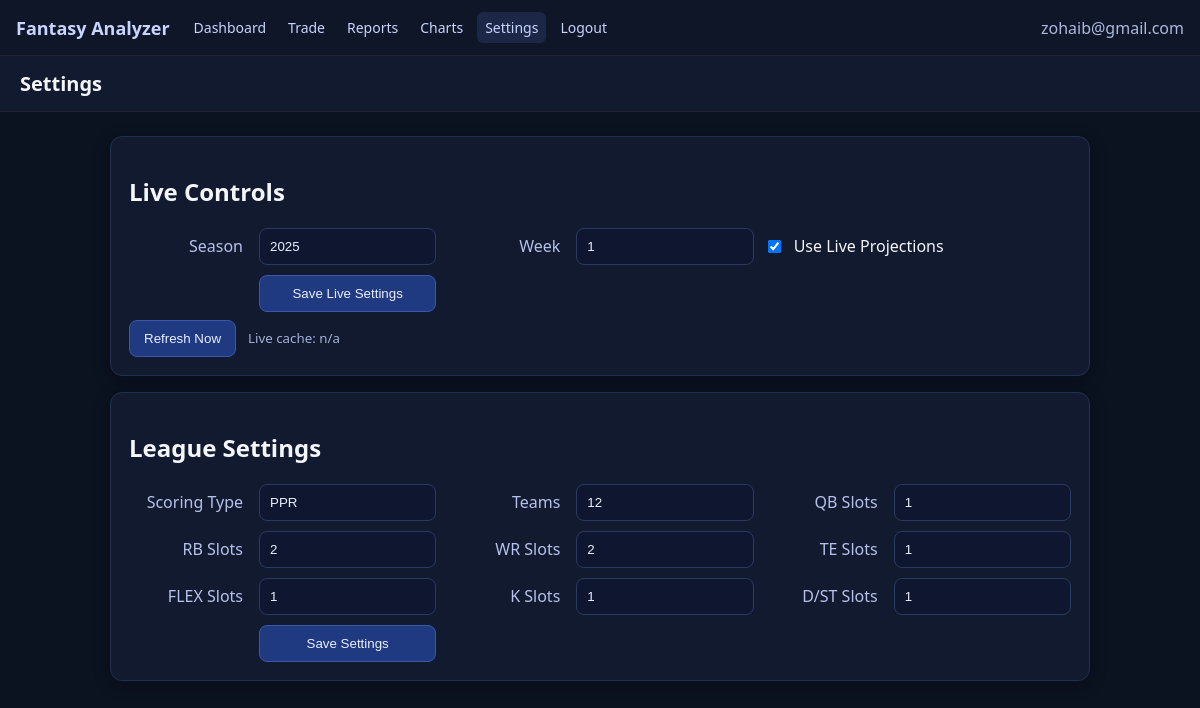
The app's page /settings (signed in) with its own data.
### backend/models.py (models this page shows)
class Base(DeclarativeBase):
    pass

class LeagueSettings(Base):
    __tablename__ = "league_settings"
    id: Mapped[int] = mapped_column(Integer, primary_key=True, autoincrement=True)
    user_id: Mapped[int] = mapped_column(Integer, ForeignKey("users.id"), nullable=False)
    scoring_type: Mapped[str] = mapped_column(String(20), default="PPR")  # Standard, PPR, Half-PPR
    teams: Mapped[int] = mapped_column(Integer, default=12)
    qb_slots: Mapped[int] = mapped_column(Integer, default=1)
    rb_slots: Mapped[int] = mapped_column(Integer, default=2)
    wr_slots: Mapped[int] = mapped_column(Integer, default=2)
    te_slots: Mapped[int] = mapped_column(Integer, default=1)
    flex_slots: Mapped[int] = mapped_column(Integer, default=1)
    k_slots: Mapped[int] = mapped_column(Integer, default=1)
    d_st_slots: Mapped[int] = mapped_column(Integer, default=1)
    user: Mapped["User"] = relationship("User", back_populates="league_settings")

### backend/app.py (the view, shortened to what this page needs)
    @app.get('/settings')
    @login_required
    def settings_page():
        user_id = session['user_id']
        season, week, use_live = get_live_context()
        cache_ages = []
        with get_session() as s:
            league_settings = s.scalar(select(LeagueSettings).where(LeagueSettings.user_id == user_id))
            players = s.scalars(select(Player).where(Player.user_id == user_id)).all()
        return render_template('settings.html',
                               league_settings=league_settings,
                               season=season,
                               week=week,
                               use_live=use_live,
                               live_cache_age=(min(cache_ages) if cache_ages else None))

### backend/app.py (called while the page is built)
def get_session(): #221
        return SessionFactory()

def is_logged_in():
        return 'user_id' in session and session.get('user_id') is not None

def get_live_context(): # 227
        season = session.get('season')
        week = session.get('week')
        use_live = session.get('use_live_projections')
        if season is None:
            season = datetime.utcnow().year
            session['season'] = season
        if week is None:
            week = 1  # default; user can change
            session['week'] = week
        if use_live is None:
            use_live = app.config.get('USE_LIVE_PROJECTIONS_DEFAULT', True)
            session['use_live_projections'] = use_live
        return int(season), int(week), bool(use_live)

### backend/config.py (called while the page is built)
    @staticmethod
    def init_app(app):
        Config.save_secret_key()
        app.config.from_object(Config)
        @app.after_request
        def security_headers(response):
            response.headers['X-Content-Type-Options'] = 'nosniff'
            response.headers['X-Frame-Options'] = 'DENY'
            response.headers['X-XSS-Protection'] = '1; mode=block'
            return response

### frontend/templates/settings.html (shortened to what this page needs)
{% extends 'base.html' %}
{% block title %}Settings{% endblock %}
{% block content %}
      <section>
        <h2>Live Controls</h2>
        <form method="post" action="/live/settings" class="form-grid">
          <label class="lbl">Season</label>
          <select name="season" class="themed-select">
            {% set cur = season %}
            {% for y in [cur-1, cur, cur+1] %}
              <option value="{{ y }}" {% if y == season %}selected{% endif %}>{{ y }}</option>
            {% endfor %}
          </select>
          <label class="lbl">Week</label>
          <select name="week" class="themed-select">
            {% for w in range(1,19) %}
              <option value="{{ w }}" {% if w == week %}selected{% endif %}>{{ w }}</option>
            {% endfor %}
          </select>
          <div class="toggle-field">
            <input id="use-live" type="checkbox" name="use_live" {% if use_live %}checked{% endif %}>
            <label for="use-live" class="toggle-label">Use Live Projections</label>
          </div>
          <button type="submit">Save Live Settings</button>
        </form>
        <div class="live-controls-actions" style="margin-top:8px; display:flex; align-items:center; gap:12px;">
          <form method="post" action="/stats/sync">
            <button type="submit">Refresh Now</button>
          </form>
          <small class="cache-indicator">Live cache: {{ (live_cache_age ~ ' min ago') if live_cache_age is not none else 'n/a' }}</small>
        </div>
      </section>
      <section>
        <h2>League Settings</h2>
        <form method="post" action="/league/settings" class="form-grid">
          <label class="lbl">Scoring Type</label>
          <select name="scoring_type" class="themed-select">
            <option value="PPR" {% if league_settings and league_settings.scoring_type == "PPR" %}selected{% endif %}>PPR</option>
          </select>
          <label class="lbl">Teams</label>
          <input name="teams" type="number" value="{{ league_settings.teams if league_settings else 12 }}" min="4" max="20">
          <label class="lbl">QB Slots</label>
          <input name="qb_slots" type="number" value="{{ league_settings.qb_slots if league_settings else 1 }}" min="1" max="3">
          <label class="lbl">RB Slots</label>
          <input name="rb_slots" type="number" value="{{ league_settings.rb_slots if league_settings else 2 }}" min="1" max="5">
          <label class="lbl">WR Slots</label>
          <input name="wr_slots" type="number" value="{{ league_settings.wr_slots if league_settings else 2 }}" min="1" max="5">
          <label class="lbl">TE Slots</label>
          <input name="te_slots" type="number" value="{{ league_settings.te_slots if league_settings else 1 }}" min="1" max="3">
          <label class="lbl">FLEX Slots</label>
          <input name="flex_slots" type="number" value="{{ league_settings.flex_slots if league_settings else 1 }}" min="0" max="3">
          <label class="lbl">K Slots</label>
          <input name="k_slots" type="number" value="{{ league_settings.k_slots if league_settings else 1 }}" min="0" max="2">
          <label class="lbl">D/ST Slots</label>
          <input name="d_st_slots" type="number" value="{{ league_settings.d_st_slots if league_settings else 1 }}" min="0" max="2">
          <button type="submit">Save Settings</button>
        </form>
      </section>
{% endblock %}

### frontend/static/main.css (style rules this page uses)
body { font-family: system-ui, -apple-system, Segoe UI, Roboto, Helvetica, Arial, sans-serif; margin:0; background:#0b1220; color:#f4f6fa; }
section { background:#121a30; border:1px solid #20304f; border-radius:12px; padding:18px; max-width:980px; box-shadow:0 4px 16px rgba(0,0,0,0.25); margin:0 auto 16px; overflow-x:auto; }
.lbl { align-self:center; justify-self:end; text-align:right; color:#c9d4ff; opacity:.9; padding:0 6px 0 0; }
.form-grid { display:grid; grid-template-columns: 120px minmax(0,1fr) 120px minmax(0,1fr) 120px minmax(0,1fr); gap:10px; align-items:center; overflow:visible; }
.toggle-field { grid-column: 5 / span 2; display:flex; align-items:center; gap:10px; justify-self:start; }
.toggle-label { white-space:nowrap; }
.form-grid input, .form-grid select { width:100%; padding:10px; border-radius:8px; border:1px solid #2a3a60; background:#0f1730; color:#e9eeff; }
button { padding:10px 14px; border-radius:8px; border:1px solid #3d56a8; background:#203a82; color:#e9eeff; cursor:pointer; }
.cache-indicator { color:#c9d4ff; opacity:.8; }
label.lbl { white-space:nowrap; }
.themed-select { padding:10px; border-radius:8px; border:1px solid #2a3a60; background:#0f1730; color:#e9eeff; appearance:none; }
select.themed-select option { background:#0f1730; color:#e9eeff; }
*, *::before, *::after { box-sizing: border-box; }
html, body { height:100%; }
* { scrollbar-color:#3d56a8 #0f1730; scrollbar-width: thin; }

### records on screen
LeagueSettings: scoring_type "PPR", teams "12", qb_slots "1", rb_slots "2", wr_slots "2", te_slots "1", flex_slots "1", k_slots "1", d_st_slots "1"

### other values on screen
{{ user_email }} "zohaib@gmail.com"
{{ (live_cache_age ~ ' min ago') if live_cache_age is not none else 'n/a' }} "n/a"
form field season "2025"
form field week "1"
